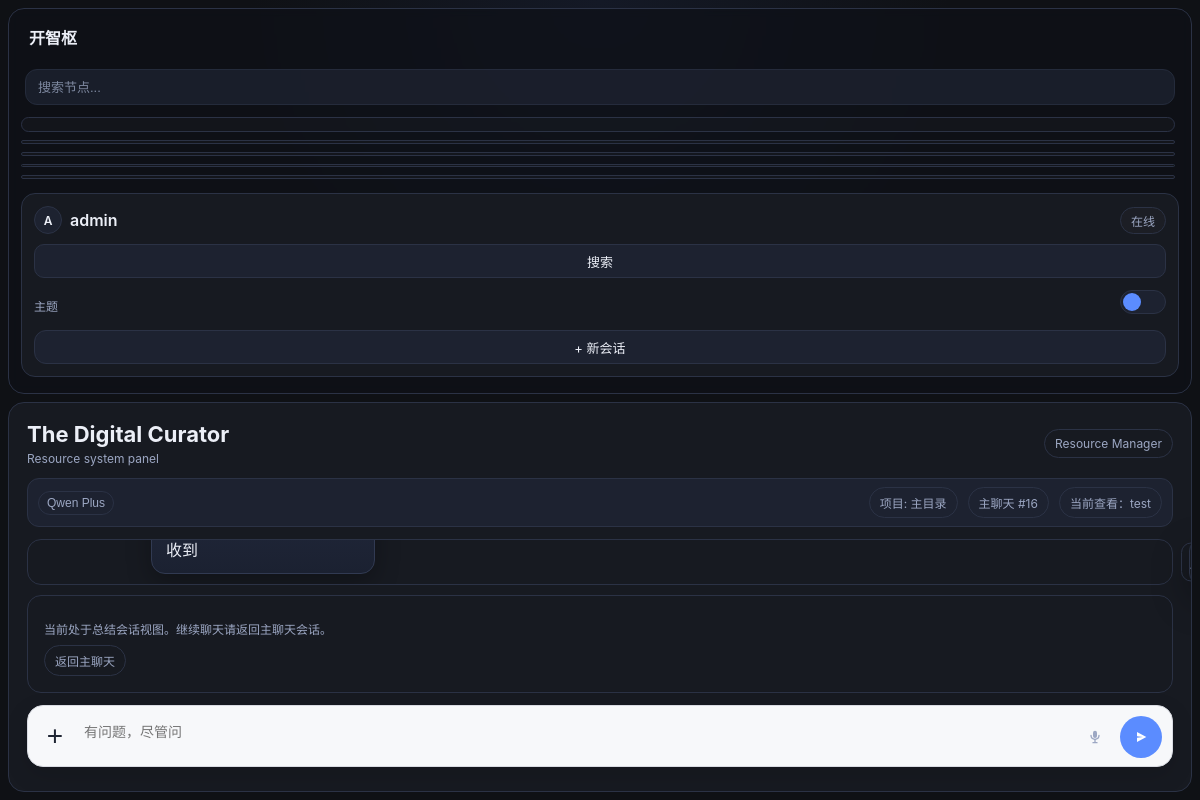
Screenshot of /sessions/1/ (signed in) with the database file from the repository.
### collector/models.py (models this page shows, shortened)
class LLMModel(models.Model):
    provider = models.ForeignKey(LLMProvider, on_delete=models.CASCADE, related_name="models", verbose_name="厂商")
    name = models.CharField(max_length=100, verbose_name="模型名称")
    model_id = models.CharField(max_length=100, unique=True, verbose_name="模型 ID")
    is_default = models.BooleanField(default=False, verbose_name="是否默认")
    class Meta:
        verbose_name = "大模型"
        verbose_name_plural = "大模型"
        ordering = ["provider", "-is_default", "name"]

class Project(models.Model):
    name = models.CharField(max_length=100, verbose_name="项目名称")
    path = models.CharField(max_length=500, verbose_name="项目路径", help_text="项目根目录路径，需求文档将保存到该目录下的 doc/01-or 文件夹")
    description = models.TextField(blank=True, verbose_name="项目描述")
    is_default = models.BooleanField(default=False, verbose_name="是否默认项目")
    llm_model = models.ForeignKey(
        LLMModel,
        on_delete=models.SET_NULL,
        null=True,
        blank=True,
        verbose_name="默认大模型",
        help_text="项目默认使用的大语言模型，不设置则使用系统默认模型"
    )
    created_by = models.ForeignKey(
        settings.AUTH_USER_MODEL,
        on_delete=models.CASCADE,
        related_name="projects",
        verbose_name="创建人",
    )
    created_at = models.DateTimeField(auto_now_add=True, verbose_name="创建时间")
    updated_at = models.DateTimeField(auto_now=True, verbose_name="更新时间")
    class Meta:
        ordering = ["-is_default", "-updated_at"]
        verbose_name = "项目"
        verbose_name_plural = "项目"

class RequirementSession(models.Model):
    PHASE_COLLECTING = "collecting"  # 第一阶段：收集需求
    PHASE_ORGANIZING = "organizing"  # 第二阶段：整理需求
    PHASE_COMPLETED = "completed"    # 已完成
    PHASE_CHOICES = [
        (PHASE_COLLECTING, "需求收集中"),
        (PHASE_ORGANIZING, "需求整理中"),
        (PHASE_COMPLETED, "已完成"),
    ]
    title = models.CharField(max_length=200, verbose_name="标题")
    content = models.TextField(verbose_name="原始需求内容")
    phase = models.CharField(
        max_length=20,
        choices=PHASE_CHOICES,
        default=PHASE_COLLECTING,
        verbose_name="会话阶段"
    )
    project = models.ForeignKey(
        Project,
        on_delete=models.CASCADE,
        related_name="sessions",
        verbose_name="所属项目",
        null=True,
        blank=True,
    )
    created_by = models.ForeignKey(
        settings.AUTH_USER_MODEL,
        on_delete=models.CASCADE,
        related_name="requirement_sessions",
        verbose_name="创建人",
    )
    created_at = models.DateTimeField(auto_now_add=True, verbose_name="创建时间")
    updated_at = models.DateTimeField(auto_now=True, verbose_name="更新时间")
    class Meta:
        ordering = ["-updated_at"]
        verbose_name = "需求会话"
        verbose_name_plural = "需求会话"

class RequirementMessage(models.Model):
    ROLE_USER = "user"
    ROLE_ASSISTANT = "assistant"
    ROLE_CHOICES = [
        (ROLE_USER, "用户"),
        (ROLE_ASSISTANT, "助手"),
    ]
    session = models.ForeignKey(
        RequirementSession,
        on_delete=models.CASCADE,
        related_name="messages",
        verbose_name="所属会话",
    )
    role = models.CharField(max_length=20, choices=ROLE_CHOICES, verbose_name="角色")
    content = models.TextField(verbose_name="消息内容")
    attachment = models.FileField(upload_to="chat_attachments/", blank=True, null=True, verbose_name="上传附件")
    created_at = models.DateTimeField(auto_now_add=True, verbose_name="创建时间")
    class Meta:
        ordering = ["created_at"]
        verbose_name = "需求消息"
        verbose_name_plural = "需求消息"
    @property
    def attachment_mime_type(self):
        if not self.attachment:
            return ""
        mime_type, _ = mimetypes.guess_type(self.attachment.name)
        return (mime_type or "").lower()
    @property
    def is_audio_attachment(self):
        return self.attachment_mime_type.startswith("audio/")

### collector/views.py (the view)
# urls.py: path("sessions/<int:session_id>/", views.session_detail, name="session_detail"),
@login_required
def session_detail(request, session_id):
    target_session = get_object_or_404(
        RequirementSession.objects.filter(created_by=request.user), id=session_id
    )
    if _is_main_chat_session(target_session):
        return redirect("session_list")
    companion_id = _get_companion_id_from_chat_session(target_session)
    if companion_id:
        return redirect("companion_chat", companion_id=companion_id)
    return render(request, "collector/session_list.html", _build_chat_context(request, active_session=target_session))

### templates/collector/session_list.html (shortened to what this page needs)
{% extends "base.html" %}
{% load chat_render %}
{% block content %}
<div class="app-shell app-shell-chat">
    <aside class="sidebar sidebar-menu">
        {% include "collector/partials/sidebar_menu.html" %}
    </aside>
    <main class="main-panel">
        <header class="chat-page-header">
            <div>
                <h1 class="chat-page-title">{% if is_companion_chat and companion_chat %}{{ companion_chat.display_name|default:companion_chat.name }}{% else %}The Digital Curator{% endif %}</h1>
                <p class="chat-page-subtitle">{% if is_companion_chat %}智能伙伴对话空间{% else %}Resource system panel{% endif %}</p>
            </div>
            <a class="chip chat-resource-link" href="{% url 'requirement_file_list' %}">Resource Manager</a>
        </header>
        <div class="top-actions">
            <div class="top-actions-left">
                {% if show_llm_selector %}
                <div class="custom-dropdown" id="llmDropdown" data-project-id="{{ current_project.id }}" data-csrf-token="{{ csrf_token }}">
                    <button type="button" class="chip llm-chip-btn" id="llmDropdownToggle" style="padding: 4px 8px;">
                        {{ current_llm_name }}
                    </button>
                </div>
                {% else %}
                <span class="chip">伙伴默认模型：{{ current_llm_name }}</span>
                {% endif %}
            </div>
            <div class="top-actions-right">
                {% if current_project %}
                <span class="chip" title="{{ current_project.path }}">项目: {{ current_project.name }}</span>
                {% endif %}
                {% if chat_session %}
                {% if is_companion_chat and companion_chat %}
                <span class="chip">{{ companion_chat.display_name|default:companion_chat.name }}</span>
                {% else %}
                <span class="chip">主聊天 #{{ chat_session.id }}</span>
                {% endif %}
                {% if is_summary_view and active_session %}
                <span class="chip">当前查看：{{ active_session.title|truncatechars:18 }}</span>
                {% endif %}
                {% endif %}
            </div>
        </div>
        <div class="chat-main-layout" id="chatMainLayout">
            <section
                class="conversation"
                id="conversationBox"
                data-has-active-session="{% if active_session %}1{% else %}0{% endif %}"
                data-active-session-id="{% if active_session %}{{ active_session.id }}{% else %}0{% endif %}"
            >
                <div class="chat-track">
                    {% if active_session %}
                    {% for message in messages %}
                    <div class="message-row {% if message.role == 'user' %}user{% else %}assistant{% endif %}" data-message-id="{{ message.id }}">
                        <div class="bubble {% if message.role == 'user' %}bubble-user{% else %}bubble-assistant{% endif %}">
                            <div class="message-text">
                                {% if message.content %}
                                    <div data-message-content="1">
                                    {% if message.is_audio_attachment %}
                                    <div class="voice-transcript-wrap">
                                        <button type="button" class="chip llm-chip-btn transcript-toggle-btn" data-target-id="transcript-{{ message.id }}">展开文字</button>
                                        <div class="voice-transcript-text is-collapsed" id="transcript-{{ message.id }}">{{ message.content|linebreaksbr }}</div>
                                    </div>
                                    {% else %}{{ message.content|render_chat_content }}{% endif %}
                                    </div>
                                {% endif %}
                            </div>
                        </div>
                    </div>
                    {% endfor %}
                    {% endif %}
                </div>
            </section>
            {% if enable_summary_drawer %}
            <button type="button" class="chip llm-chip-btn summary-drawer-toggle" id="summaryDrawerToggle" aria-controls="summarySessionDrawer" aria-expanded="false">
            </button>
            <aside class="panel session-history session-history-drawer" id="summarySessionDrawer" aria-hidden="true">
            </aside>
            {% endif %}
        </div>
        {% if is_summary_view %}
        <div class="panel" style="margin-top: 10px;">
            <div class="meta">当前处于总结会话视图。继续聊天请返回主聊天会话。</div>
            <a class="chip" href="{% url 'session_list' %}" style="margin-top: 8px; display: inline-block;">返回主聊天</a>
        </div>
        {% endif %}
        <section class="composer">
            <form
                method="post"
                class="composer-form"
                id="chatComposerForm"
                action="{% if chat_session %}{% url 'session_send' chat_session.id %}{% else %}{% url 'session_list' %}{% endif %}"
                data-async-send-url="{% if chat_session %}{% url 'session_send_async' chat_session.id %}{% endif %}"
                data-task-status-url-template="{% if chat_session %}{% url 'chat_reply_task_status' chat_session.id 0 %}{% endif %}"
                data-task-stop-url-template="{% if chat_session %}{% url 'chat_reply_task_stop' chat_session.id 0 %}{% endif %}"
                data-task-interaction-submit-url-template="{% if chat_session %}{% url 'chat_reply_task_interaction_submit' chat_session.id 0 %}{% endif %}"
                data-inflight-task-id="{{ inflight_reply_task_id|default:0 }}"
                data-inflight-assistant-message-id="{{ inflight_reply_assistant_message_id|default:0 }}"
                data-readonly="{% if is_summary_view %}1{% else %}0{% endif %}"
                enctype="multipart/form-data"
            >
                <div class="chat-input-shell">
                    <button type="button" id="attachmentTrigger" class="input-icon-btn plus-btn" title="上传附件" aria-label="上传附件">+</button>
                    <div class="chat-input-main">
                        {{ message_form.content.as_widget }}
                    </div>
                    <button type="button" id="speechRecognizeBtn" class="input-icon-btn mic-btn" title="语音识别" aria-label="语音识别">
                        <svg width="16" height="16" viewBox="0 0 24 24" aria-hidden="true">
                            <path d="M12 15a3 3 0 0 0 3-3V7a3 3 0 1 0-6 0v5a3 3 0 0 0 3 3Z" fill="currentColor"/>
                            <path d="M19 11a1 1 0 0 0-2 0 5 5 0 0 1-10 0 1 1 0 0 0-2 0 7 7 0 0 0 6 6.93V21H9a1 1 0 0 0 0 2h6a1 1 0 0 0 0-2h-2v-3.07A7 7 0 0 0 19 11Z" fill="currentColor"/>
                        </svg>
                    </button>
                    <button type="submit" id="composerSubmitBtn" class="composer-submit-btn" {% if is_summary_view %}disabled{% endif %} title="发送" aria-label="发送">
                        <svg width="16" height="16" viewBox="0 0 24 24" aria-hidden="true">
                            <path d="M6 4.5 20 12 6 19.5V13l9-1-9-1V4.5Z" fill="currentColor"/>
                        </svg>
                    </button>
                </div>
            </form>
        </section>
    </main>
</div>
{% endblock %}

### templates/collector/partials/sidebar_menu.html (shortened to what this page needs)
<div class="brand" title="{{ menu_labels.system_name_hint }}">{{ menu_labels.system_name }}</div>
<div class="sidebar-search-shell">
    <input type="text" class="sidebar-search-input" placeholder="搜索节点..." aria-label="搜索节点（即将开放）" disabled>
</div>
<div class="menu-tree">
    <section class="menu-section is-open" data-menu-section>
        <button type="button" class="menu-section-toggle" data-menu-toggle>
            <span title="{{ menu_labels.chat_group_hint }}">{{ menu_labels.chat_group }}</span>
            <span class="menu-toggle-mark">-</span>
        </button>
    </section>
    <section class="menu-section {% if current_nav == 'agent_items' or current_nav == 'system_skills' or current_nav == 'system_rules' or current_nav == 'toolset_list' or current_nav == 'companions' %}is-open{% endif %}" data-menu-section>
        <button type="button" class="menu-section-toggle" data-menu-toggle>
        </button>
    </section>
    <section class="menu-section {% if control_active_module %}is-open{% endif %}" data-menu-section>
        <button type="button" class="menu-section-toggle" data-menu-toggle>
        </button>
    </section>
    <section class="menu-section {% if current_nav == 'models_api' or current_nav == 'models_local' %}is-open{% endif %}" data-menu-section>
        <button type="button" class="menu-section-toggle" data-menu-toggle>
        </button>
    </section>
    <section class="menu-section {% if current_nav == 'settings_projects' or current_nav == 'settings_requirements' or current_nav == 'settings_profile' or current_nav == 'settings_admin' %}is-open{% endif %}" data-menu-section>
        <button type="button" class="menu-section-toggle" data-menu-toggle>
        </button>
    </section>
</div>
<div class="panel user-card">
    <div class="user-top-row">
        <a class="user-profile-link" href="{% url 'profile_settings' %}" title="进入个人设置">
            <span class="user-avatar" aria-hidden="true">{{ request.user.username|first|upper }}</span>
            <span class="user-name">{{ request.user.username }}</span>
        </a>
        <span class="user-status-chip">在线</span>
    </div>
    <a class="sidebar-search-btn {% if current_nav == 'capability_search' %}active{% endif %}" href="{% url 'capability_search' %}">搜索</a>
    <form action="{% url 'system_settings' %}" method="post" class="user-theme-form" style="margin-top: 12px;">
        <span class="meta" style="margin: 0;">主题</span>
        <label class="sidebar-theme-toggle" for="sidebarThemeToggle">
            <span class="sidebar-theme-slider"></span>
        </label>
    </form>
    <div class="sidebar-bottom-actions">
        <a class="sidebar-new-session-btn" href="{% url 'session_create' %}">+ 新会话</a>
    </div>
</div>

### rows the page displays
LLMModel: name "Qwen Plus"
Project: name "主目录"
RequirementSession: id "16"
RequirementSession: title "test"
RequirementMessage: content|render_chat_content "收到"

### other values shown
{{ menu_labels.system_name }} "开智枢"
{{ request.user.username|first|upper }} "A"
{{ request.user.username }} "admin"
